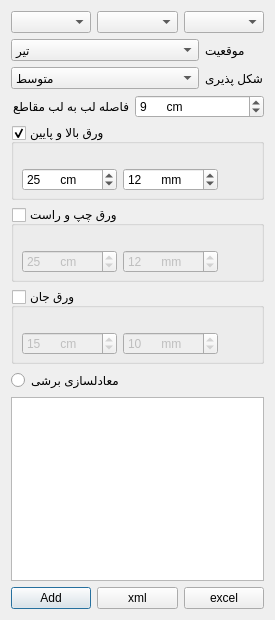
<?xml version="1.0" encoding="UTF-8"?>
<ui version="4.0">
 <class>Dialog</class>
 <widget class="QDialog" name="Dialog">
  <property name="geometry">
   <rect>
    <x>0</x>
    <y>0</y>
    <width>275</width>
    <height>620</height>
   </rect>
  </property>
  <property name="windowTitle">
   <string>Dialog</string>
  </property>
  <layout class="QVBoxLayout" name="verticalLayout">
   <item>
    <layout class="QHBoxLayout" name="horizontalLayout_4">
     <property name="spacing">
      <number>6</number>
     </property>
     <property name="sizeConstraint">
      <enum>QLayout::SetFixedSize</enum>
     </property>
     <item>
      <widget class="QComboBox" name="doubleBox">
       <property name="sizePolicy">
        <sizepolicy hsizetype="Preferred" vsizetype="Fixed">
         <horstretch>1</horstretch>
         <verstretch>0</verstretch>
        </sizepolicy>
       </property>
      </widget>
     </item>
     <item>
      <widget class="QComboBox" name="sectionTypeBox">
       <property name="sizePolicy">
        <sizepolicy hsizetype="Preferred" vsizetype="Fixed">
         <horstretch>1</horstretch>
         <verstretch>0</verstretch>
        </sizepolicy>
       </property>
      </widget>
     </item>
     <item>
      <widget class="QComboBox" name="sectionsBox">
       <property name="sizePolicy">
        <sizepolicy hsizetype="Preferred" vsizetype="Fixed">
         <horstretch>1</horstretch>
         <verstretch>0</verstretch>
        </sizepolicy>
       </property>
      </widget>
     </item>
    </layout>
   </item>
   <item>
    <layout class="QGridLayout" name="gridLayout">
     <property name="sizeConstraint">
      <enum>QLayout::SetFixedSize</enum>
     </property>
     <property name="spacing">
      <number>6</number>
     </property>
     <item row="0" column="0">
      <widget class="QComboBox" name="useAsBox">
       <property name="sizePolicy">
        <sizepolicy hsizetype="Preferred" vsizetype="Fixed">
         <horstretch>1</horstretch>
         <verstretch>0</verstretch>
        </sizepolicy>
       </property>
       <item>
        <property name="text">
         <string>تیر</string>
        </property>
       </item>
       <item>
        <property name="text">
         <string>ستون</string>
        </property>
       </item>
      </widget>
     </item>
     <item row="0" column="1">
      <widget class="QLabel" name="label">
       <property name="text">
        <string>موقعیت</string>
       </property>
       <property name="alignment">
        <set>Qt::AlignRight|Qt::AlignTrailing|Qt::AlignVCenter</set>
       </property>
      </widget>
     </item>
     <item row="1" column="0">
      <widget class="QComboBox" name="ductilityBox">
       <property name="sizePolicy">
        <sizepolicy hsizetype="Preferred" vsizetype="Fixed">
         <horstretch>1</horstretch>
         <verstretch>0</verstretch>
        </sizepolicy>
       </property>
       <item>
        <property name="text">
         <string>متوسط</string>
        </property>
       </item>
       <item>
        <property name="text">
         <string>زیاد</string>
        </property>
       </item>
      </widget>
     </item>
     <item row="1" column="1">
      <widget class="QLabel" name="label_2">
       <property name="text">
        <string>شکل پذیری</string>
       </property>
       <property name="alignment">
        <set>Qt::AlignRight|Qt::AlignTrailing|Qt::AlignVCenter</set>
       </property>
      </widget>
     </item>
    </layout>
   </item>
   <item>
    <layout class="QHBoxLayout" name="horizontalLayout_5">
     <property name="spacing">
      <number>6</number>
     </property>
     <property name="sizeConstraint">
      <enum>QLayout::SetFixedSize</enum>
     </property>
     <item>
      <widget class="QLabel" name="label_3">
       <property name="text">
        <string>فاصله لب به لب مقاطع</string>
       </property>
      </widget>
     </item>
     <item>
      <widget class="QSpinBox" name="distSpinBox">
       <property name="sizePolicy">
        <sizepolicy hsizetype="Minimum" vsizetype="Fixed">
         <horstretch>1</horstretch>
         <verstretch>0</verstretch>
        </sizepolicy>
       </property>
       <property name="suffix">
        <string>      cm</string>
       </property>
       <property name="prefix">
        <string/>
       </property>
       <property name="minimum">
        <number>0</number>
       </property>
       <property name="value">
        <number>9</number>
       </property>
      </widget>
     </item>
    </layout>
   </item>
   <item>
    <widget class="QGroupBox" name="addTBPLGroupBox">
     <property name="sizePolicy">
      <sizepolicy hsizetype="Preferred" vsizetype="Fixed">
       <horstretch>1</horstretch>
       <verstretch>0</verstretch>
      </sizepolicy>
     </property>
     <property name="minimumSize">
      <size>
       <width>0</width>
       <height>76</height>
      </size>
     </property>
     <property name="title">
      <string>ورق بالا و پایین</string>
     </property>
     <property name="flat">
      <bool>false</bool>
     </property>
     <property name="checkable">
      <bool>true</bool>
     </property>
     <widget class="QWidget" name="layoutWidget_4">
      <property name="geometry">
       <rect>
        <x>11</x>
        <y>39</y>
        <width>196</width>
        <height>34</height>
       </rect>
      </property>
      <layout class="QHBoxLayout" name="horizontalLayout">
       <item>
        <widget class="QSpinBox" name="lhSpinBox">
         <property name="sizePolicy">
          <sizepolicy hsizetype="Minimum" vsizetype="Fixed">
           <horstretch>1</horstretch>
           <verstretch>0</verstretch>
          </sizepolicy>
         </property>
         <property name="suffix">
          <string>      cm</string>
         </property>
         <property name="prefix">
          <string/>
         </property>
         <property name="minimum">
          <number>1</number>
         </property>
         <property name="value">
          <number>25</number>
         </property>
        </widget>
       </item>
       <item>
        <widget class="QSpinBox" name="thSpinBox">
         <property name="sizePolicy">
          <sizepolicy hsizetype="Minimum" vsizetype="Fixed">
           <horstretch>1</horstretch>
           <verstretch>0</verstretch>
          </sizepolicy>
         </property>
         <property name="suffix">
          <string>      mm</string>
         </property>
         <property name="minimum">
          <number>1</number>
         </property>
         <property name="value">
          <number>12</number>
         </property>
        </widget>
       </item>
      </layout>
     </widget>
    </widget>
   </item>
   <item>
    <widget class="QGroupBox" name="addLRPLGroupBox">
     <property name="sizePolicy">
      <sizepolicy hsizetype="Preferred" vsizetype="Fixed">
       <horstretch>1</horstretch>
       <verstretch>0</verstretch>
      </sizepolicy>
     </property>
     <property name="minimumSize">
      <size>
       <width>0</width>
       <height>76</height>
      </size>
     </property>
     <property name="title">
      <string>ورق چپ و راست</string>
     </property>
     <property name="flat">
      <bool>false</bool>
     </property>
     <property name="checkable">
      <bool>true</bool>
     </property>
     <property name="checked">
      <bool>false</bool>
     </property>
     <widget class="QWidget" name="layoutWidget_3">
      <property name="geometry">
       <rect>
        <x>11</x>
        <y>39</y>
        <width>196</width>
        <height>34</height>
       </rect>
      </property>
      <layout class="QHBoxLayout" name="horizontalLayout_2">
       <item>
        <widget class="QSpinBox" name="lvSpinBox">
         <property name="sizePolicy">
          <sizepolicy hsizetype="Minimum" vsizetype="Fixed">
           <horstretch>1</horstretch>
           <verstretch>0</verstretch>
          </sizepolicy>
         </property>
         <property name="suffix">
          <string>      cm</string>
         </property>
         <property name="prefix">
          <string/>
         </property>
         <property name="minimum">
          <number>2</number>
         </property>
         <property name="value">
          <number>25</number>
         </property>
        </widget>
       </item>
       <item>
        <widget class="QSpinBox" name="tvSpinBox">
         <property name="sizePolicy">
          <sizepolicy hsizetype="Minimum" vsizetype="Fixed">
           <horstretch>1</horstretch>
           <verstretch>0</verstretch>
          </sizepolicy>
         </property>
         <property name="suffix">
          <string>      mm</string>
         </property>
         <property name="minimum">
          <number>2</number>
         </property>
         <property name="value">
          <number>12</number>
         </property>
        </widget>
       </item>
      </layout>
     </widget>
    </widget>
   </item>
   <item>
    <widget class="QGroupBox" name="addWebPLGroupBox">
     <property name="enabled">
      <bool>true</bool>
     </property>
     <property name="sizePolicy">
      <sizepolicy hsizetype="Preferred" vsizetype="Fixed">
       <horstretch>1</horstretch>
       <verstretch>0</verstretch>
      </sizepolicy>
     </property>
     <property name="minimumSize">
      <size>
       <width>0</width>
       <height>76</height>
      </size>
     </property>
     <property name="title">
      <string>ورق جان</string>
     </property>
     <property name="flat">
      <bool>false</bool>
     </property>
     <property name="checkable">
      <bool>true</bool>
     </property>
     <property name="checked">
      <bool>false</bool>
     </property>
     <widget class="QWidget" name="layoutWidget_5">
      <property name="geometry">
       <rect>
        <x>11</x>
        <y>39</y>
        <width>196</width>
        <height>34</height>
       </rect>
      </property>
      <layout class="QHBoxLayout" name="horizontalLayout_3">
       <item>
        <widget class="QSpinBox" name="lwSpinBox">
         <property name="sizePolicy">
          <sizepolicy hsizetype="Minimum" vsizetype="Fixed">
           <horstretch>1</horstretch>
           <verstretch>0</verstretch>
          </sizepolicy>
         </property>
         <property name="suffix">
          <string>      cm</string>
         </property>
         <property name="prefix">
          <string/>
         </property>
         <property name="minimum">
          <number>2</number>
         </property>
         <property name="value">
          <number>15</number>
         </property>
        </widget>
       </item>
       <item>
        <widget class="QSpinBox" name="twSpinBox">
         <property name="sizePolicy">
          <sizepolicy hsizetype="Minimum" vsizetype="Fixed">
           <horstretch>1</horstretch>
           <verstretch>0</verstretch>
          </sizepolicy>
         </property>
         <property name="suffix">
          <string>      mm</string>
         </property>
         <property name="minimum">
          <number>2</number>
         </property>
         <property name="value">
          <number>10</number>
         </property>
        </widget>
       </item>
      </layout>
     </widget>
    </widget>
   </item>
   <item>
    <widget class="QRadioButton" name="convert_type_radio_button">
     <property name="text">
      <string>معادلسازی برشی</string>
     </property>
    </widget>
   </item>
   <item>
    <widget class="QTableView" name="tableView1">
     <property name="minimumSize">
      <size>
       <width>0</width>
       <height>100</height>
      </size>
     </property>
     <property name="maximumSize">
      <size>
       <width>16777215</width>
       <height>200</height>
      </size>
     </property>
     <property name="styleSheet">
      <string notr="true"/>
     </property>
    </widget>
   </item>
   <item>
    <layout class="QHBoxLayout" name="horizontalLayout_6">
     <item>
      <widget class="QPushButton" name="calculate_Button">
       <property name="text">
        <string>Add</string>
       </property>
       <property name="icon">
        <iconset>
         <normaloff>:/general/add.png</normaloff>:/general/add.png</iconset>
       </property>
      </widget>
     </item>
     <item>
      <widget class="QPushButton" name="saveToXml1Button">
       <property name="text">
        <string>xml</string>
       </property>
       <property name="icon">
        <iconset>
         <normaloff>:/sections/xml.png</normaloff>:/sections/xml.png</iconset>
       </property>
      </widget>
     </item>
     <item>
      <widget class="QPushButton" name="excel_button">
       <property name="text">
        <string>excel</string>
       </property>
       <property name="icon">
        <iconset>
         <normaloff>:/sections/xml.png</normaloff>:/sections/xml.png</iconset>
       </property>
      </widget>
     </item>
    </layout>
   </item>
  </layout>
 </widget>
 <resources>
  <include location="images/resource.qrc"/>
 </resources>
 <connections/>
</ui>
